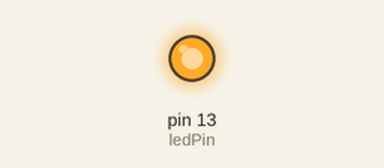
Bench run of a sketch on a simulated Arduino Uno, built with avr-gcc and run on an emulated ATmega328P. Parts: output pins drawn as LEDs (lit = HIGH). Pins used as bus, display or sensor lines are not drawn; what the sketch prints to the serial monitor is not drawn.

Above: at 0.11 s.
At 7.7 s:
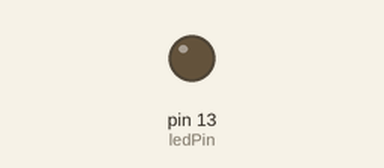
Timing chart, 0 to 19.8 s (numbered marks = the images above):
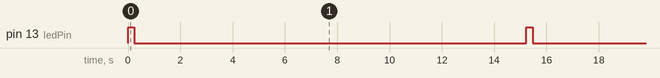

Measured:
- by itself, pin 13 (ledPin): alternates HIGH for 0.24 s and LOW for 15.0 s

The sketch:

schlang.ino
```cpp
#define txPin 9 //пин передатчика
#define ledPin 13 //пин передатчика


void setup()
{
  pinMode(txPin, OUTPUT);
  pinMode(ledPin, OUTPUT);
  Serial.begin(921600);  // тут поставьте свою скорость
  Serial.println("Came started");
}

void loop() {
  // это раскомментить и вместо 3693 вписать свой код для шлагбаума
  digitalWrite(ledPin, HIGH);
  SendCame4(2218);
  digitalWrite(ledPin, LOW);
  delay(15000);
}

// функция отправляет код в эфир
void SendCame4(long Code) {
  for (int j = 0; j < 10; j++) { // посылку посылаем 4 раза подряд.
    // время стартового импульса
    digitalWrite(txPin, HIGH);
    delayMicroseconds(320);
    digitalWrite(txPin, LOW);
    for (int i = 12; i > 0; i--) {
      byte b = bitRead(Code, i - 1); // побитово перебираем и посылаем код
      if (b) {
        digitalWrite(txPin, LOW); // 1
        delayMicroseconds(640);
        digitalWrite(txPin, HIGH);
        delayMicroseconds(320);
      }
      else {
        digitalWrite(txPin, LOW); // 0
        delayMicroseconds(320);
        digitalWrite(txPin, HIGH);
        delayMicroseconds(640);
      }
    }
    digitalWrite(txPin, LOW);
    delayMicroseconds(11520);
  }
}
```
